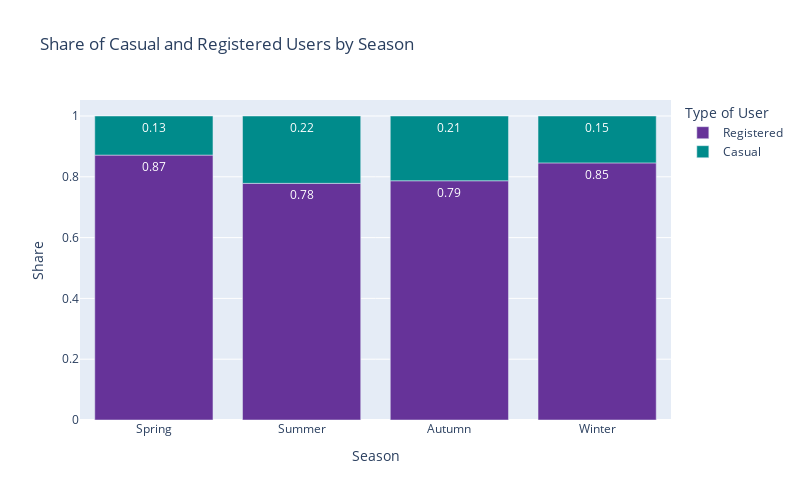

The cell this chart's notebook holds for it:
### Markdown cell above
**Here we wanted to look at how the season change really affects the users.. if for example registered users will keep renting their bike regardless of the season or weather conditions (since they are paying a subscription).. or at least if they are less sensitive to these changes affecting their choice to bike, as opposed to casual users.
We can now see that this is clearly the case. It is also strange that the distribution is the least balanced during Spring and Summer. We could recommend to add a coupon for first-time users during these seasons.**

Below is a similar chart but using plotly express for easier Streamlit inclusion.

### Code cell
# Upload original data so we have the registered and casual counts
original_data = pd.read_csv("bike-sharing_hourly.csv")

# Format the data properly so we can use it to show percentages in the stacked bar charts
season_reg = original_data.groupby('season')[['registered']].sum().reset_index()
season_reg['TYPE'] = 'Registered'
season_reg['user'] = season_reg['registered']
season_reg = season_reg.drop('registered',axis=1)

season_cas = original_data.groupby('season')[['casual']].sum().reset_index()
season_cas['TYPE'] = 'Casual'
season_cas['user'] = season_cas['casual']
season_cas = season_cas.drop('casual',axis=1)

# Combine above DFs vertically and add weight column
combine_season = (season_reg,season_cas)
total_season = pd.concat(combine_season)
total_season['weight'] = total_season['user'] / total_season.groupby(['season'])['user'].transform('sum')

fig2 = px.bar(total_season, x="season", y='weight', color='TYPE',  
            title="Share of Casual and Registered Users by Season",
            labels={'weight': 'Share', 'TYPE': 'Type of User','season':'Season'},
            color_discrete_sequence=['rebeccapurple','darkcyan'],
            width=800, height=500)
fig2.update_layout(
        xaxis = dict(
            tickmode = 'array',
            tickvals = [1,2,3,4],
            ticktext = ["Spring","Summer","Autumn","Winter"]
        ))
fig2.update_traces(texttemplate='%{value:.2f}')

# Show the chart
fig2.show()

### Figure 1 — Plotly figure (JSON) as saved in the notebook; plotly's stock layout.template omitted (floating-point values rounded to 4 significant figures)
{"data": [{"alignmentgroup": "True", "hovertemplate": "Type of User=Registered<br>Season=%{x}<br>Share=%{y}<extra></extra>", "legendgroup": "Registered", "marker": {"color": "rebeccapurple", "pattern": {"shape": ""}}, "name": "Registered", "offsetgroup": "Registered", "orientation": "v", "showlegend": true, "textposition": "auto", "texttemplate": "%{value:.2f}", "type": "bar", "x": [1, 2, 3, 4], "xaxis": "x", "y": [0.8714, 0.7784, 0.7869, 0.8458], "yaxis": "y"}, {"alignmentgroup": "True", "hovertemplate": "Type of User=Casual<br>Season=%{x}<br>Share=%{y}<extra></extra>", "legendgroup": "Casual", "marker": {"color": "darkcyan", "pattern": {"shape": ""}}, "name": "Casual", "offsetgroup": "Casual", "orientation": "v", "showlegend": true, "textposition": "auto", "texttemplate": "%{value:.2f}", "type": "bar", "x": [1, 2, 3, 4], "xaxis": "x", "y": [0.1286, 0.2216, 0.2131, 0.1542], "yaxis": "y"}], "layout": {"barmode": "relative", "height": 500, "legend": {"title": {"text": "Type of User"}, "tracegroupgap": 0}, "title": {"text": "Share of Casual and Registered Users by Season"}, "width": 800, "xaxis": {"anchor": "y", "domain": [0, 1], "tickmode": "array", "ticktext": ["Spring", "Summer", "Autumn", "Winter"], "tickvals": [1, 2, 3, 4], "title": {"text": "Season"}}, "yaxis": {"anchor": "x", "domain": [0, 1], "title": {"text": "Share"}}}}
